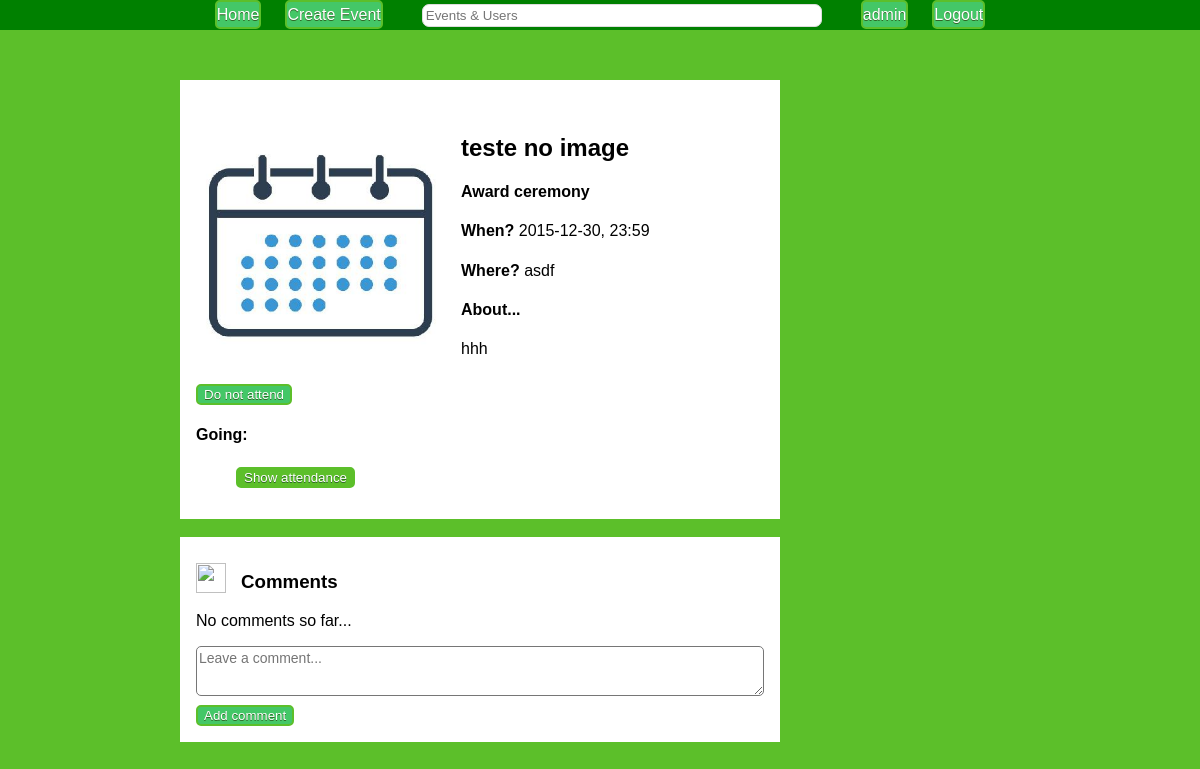
The app's page /?event=3 (signed in) with its own data.
### tables this page shows
CREATE TABLE Event(
	id INTEGER PRIMARY KEY,
	creator NOT NULL REFERENCES User(username) ON DELETE CASCADE,
	nameTag TEXT NOT NULL,
	type REFERENCES EventType(eventType) NOT NULL,
	description TEXT NOT NULL,
	time TEXT NOT NULL,
	city TEXT NOT NULL,
	address TEXT,
	imageURL TEXT,
	publicEvent INTEGER NOT NULL,
	CONSTRAINT ck_public CHECK (publicEvent = 0 OR publicEvent = 1)
);

### database/events.php (called while the page is built, shortened)
<?php
include_once('connection.php');
function isAttendingEvent($username, $eventId){
	global $db;
	$stmt = $db->prepare('SELECT eventId FROM Attending WHERE username =:username AND eventId=:eventId');
	$stmt->bindParam(':username', $username, PDO::PARAM_STR);
	$stmt->bindParam(':eventId', $eventId, PDO::PARAM_INT);
	try{
   		$stmt->execute();
   		$result = $stmt->fetchAll();
		return count($result)!=0;
  } catch(PDOException $e) {
    	return false;
  }
}
function getEvent($eventID){
	global $db;
	$stmt = $db->prepare('SELECT * FROM  Event WHERE id = :eventID');
	$stmt->bindParam(':eventID', $eventID, PDO::PARAM_INT);
	try{
   		$stmt->execute();
   		return $stmt->fetch();
  	} catch(PDOException $e) {
    	return false;
  	}
}
function hasEventHappened($eventId){
	global $db;
	$currentDate = date("Y-m-d H:i");
	$stmt = $db->prepare('SELECT * FROM Event WHERE id = :eventId AND datetime(time) <= datetime(:currentDate)');
	$stmt->bindParam(':eventId', $eventId, PDO::PARAM_INT);
	$stmt->bindParam(':currentDate', $currentDate, PDO::PARAM_STR);
	try{
		$stmt->execute();
		return count($stmt->fetchAll()) > 0;
	} catch(PDOException $e){
		return false;
	}
}
?>

### templates/view_event.php (the view)
<div id="event_item" class="event-item">
  <br>
  <img id="image" src="images/thumbs_medium/<?=$event['imageURL']?>" width="250" height="250">
  <div id="event_info">
    <h2><?=$event['nameTag']?></h3>
    <h4><?=$event['type']?></h4>
    <h4>When? <label><?php echo str_replace("T",", ",$event['time']) ?></label></h4>
    <h4>Where? <label> <?=$event['city']?><?php if($event['address'] != ""){?>, <?=$event['address']?><?php } ?></label>
    </h4>
    <?php if($event['description'] != ""){?>
        <h4>About...</h4>
        <p><?=$event['description']?></p>
    <?php } ?>
  </div>
  <div id="options">
    <?php
        if($event['creator']==$_SESSION['username'] && !hasEventHappened($_GET['event'])) { ?>
          <div class="warning" id="inviteWarning"></div>
          <button id="invite" data-event="<?=$event['id']?>" type="button">Invite</button>
          <br><br>
          <form action="edit_event.php" method="post">
            <input type="text" name="id" value="<?=$event['id']?>" hidden readonly>
            <input id="edit" type="submit" value="Edit">
          </form>
          <br>
          <button id="cancel" type="button" onclick="cancelEvent('<?=$_SESSION['username']?>', <?=$event['id']?>, '<?=$event['imageURL']?>')">Cancel</button>
          <h4>Already invited: </h4>
          <ul id="usersInvited">
            <?php if(count($invites) == 0){
              echo '<li data-user="none">No user has been invited yet</li>';
            }
              for($i = 0; $i < count($invites); $i++){
                    echo '<li data-user="' . $invites[$i]['username'] . '" data-event="' . $event['id'] . '"><a href="./?user=' . $invites[$i]['username'] . '">' . $invites[$i]['username'] . '</a> <img class="removeInvite" src="res/cross.png" width="8" height="8"></li>';
            }?>
          </ul>
    <?php } else {
        if(!isAttendingEvent($_SESSION['username'], $event['id'])) {?>
        <button id="attendance" type="button" onclick="attend('<?=$_SESSION['username']?>', <?=$event['id']?>)">Attend</button>
        <?php } else {?>
        <button id="attendance" type="button" onclick="attend('<?=$_SESSION['username']?>', <?=$event['id']?>)">Do not attend</button> <?php } }?>
        <h4 id="usersAttending">Going:</h4>
        <ul id="attendance">
          <button id="showAttendance" data-event="<?=$event['id']?>">Show attendance</button>
        </ul>
  </div>
</div>

### style/header_style.css (style rules this page uses)
* { -webkit-box-sizing: border-box; -moz-box-sizing: border-box; box-sizing: border-box; }
html, body { margin: 0em; padding: 0em; background-color: #5cbf2a; }
body { margin-top: 40px; }

### style/event_item_style.css (style rules this page uses)
#edit, #invite, #cancel, #showAttendance, #addComment, button#attendance { display: block; background-color:#44c767; -moz-border-radius:5px; -webkit-border-radius:5px; border-radius:5px; display:inline-block; cursor:pointer; color:#ffffff; font-family:Arial; text-decoration:none; border: 2px solid #5cbf2a; text-shadow:0px 1px 0px #2f6627; }
#edit, #invite, #cancel, #showAttendance, button#attendance :hover { background-color:#5cbf2a; }
#edit, #invite, #cancel, #showAttendance, button#attendance :active { position:relative; top:1px; }
img#image { float: left; margin: 10px 15px 10px 0; }
html, body { margin: 0em; margin-top: 40px; padding: 0em; background-color: #5cbf2a; }
div#event_item { padding: 1em; background-color: #ffffff; position:relative; top: 10%; bottom: 10%; left: 15%; right: 15%; width: 50%; font-family: "Helvetica", Arial, sans-serif; }
div#options { clear: both; }
label { display: inline; font-weight: normal; }

### records on screen
event: imageURL (placeholder picture), nameTag "teste no image", type "Award ceremony", time "2015-12-30, 23:59", city "asdf", description "hhh"

### other values on screen
$_SESSION['username'] "admin"
